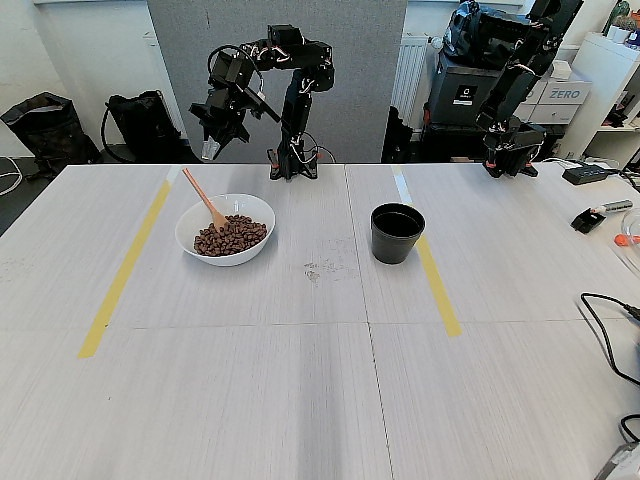
#> input picture results/photos/spoon_side_grasp_attempt1_131432.jpg, 640 x 480 px
$ python -i spoon_side_grasp.py   (imports and definitions only)
#> lines starting #> are read from the running program, lines starting #| are printed output that depends on the picture; after the words box and inside, x2 and y2 are one past the last pixel; in counts of white or black regions, pixels touching at a corner belong together
#> further down, picture is the input picture: shape (480, 640, 3); mean B, G, R 140.1, 142, 140.3
"""Sideways spoon grasp, closed loop on the ORANGE handle colour (front camera to find it, wrist camera to align).
  1. front camera: orange handle -> grasp point (60 % up the handle) -> xy (table calibration) ; pre-grasp 6 cm closer to the robot base
  2. gripper at tilt 60 deg, roll 90 deg (jaws close ACROSS the handle - look test 13:11), jaws open
  3. wrist camera: handle line must pass through the jaw-gap centre -> lateral steps (image Jacobian from probe moves); then 1 cm steps forward until
     the handle fills the jaw gap
  4. close, wait for the jaws to stop, require the jaws to stay open > 0.08 (handle in between); lift 4 cm; front camera must see the orange handle rise
Prints DONE / STOP (film_task).   --check: segmentation + plan only."""
import argparse, json, math, sys, time, urllib.request
from pathlib import Path
import numpy as np, cv2
ROOT = Path(__file__).resolve().parents[1]
# [1 line not run here, left out]
T0 = time.time(); log = lambda *m: print(f"[{time.time() - T0:5.1f}s]", *m, flush=True)
A = lambda p, b=None, t=60: json.loads(urllib.request.urlopen(urllib.request.Request("http://127.0.0.1:8891" + p, data=None if b is None else json.dumps(b).encode(), method="GET" if b is None else "POST"), timeout=t).read())
img = lambda c: cv2.imdecode(np.frombuffer(urllib.request.urlopen(f"http://127.0.0.1:8893/frame.jpg?c={c}", timeout=5).read(), np.uint8), 1)
# [1 line that did not run here, left out]
_hp = lambda pl, u, v: cv2.perspectiveTransform(np.float32([[[u, v]]]), np.array(cal[pl]["H_pixel_to_robot_xy_m"], np.float64))[0, 0]
xy_at = lambda z, u, v: _hp("A", u, v) + (_hp("B", u, v) - _hp("A", u, v)) * (z - 0.10) / (0.06 - 0.10)
TILT, ROLL, GAP = 60, 1.5708, np.array([320.0, 410.0])          # jaw-gap centre in the wrist image (look test)
def orange_mask(im, top_cut=0):
#> called with top_cut = 0
    hsv = cv2.cvtColor(im, cv2.COLOR_BGR2HSV); m = cv2.inRange(hsv, np.array((0, 40, 120)), np.array((14, 230, 255))); m[:top_cut] = 0
#> after `hsv = cv2.cvtColor(im, cv2.COLOR_BGR2HSV)`: hsv: shape (480, 640, 3); mean H, S, V 67.1, 33.1, 144.6
#> after `m = cv2.inRange(hsv, np.array((0, 40, 120)), np.array((14, 230, 255)))`:
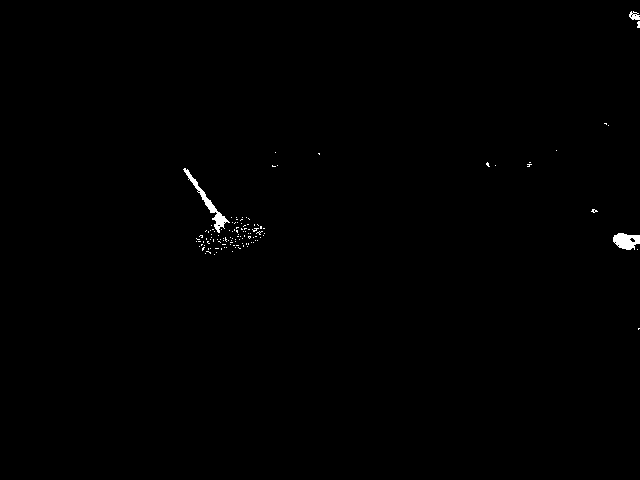
#> m: shape (480, 640); 0.36% white; 123 white regions (120 under 20 px), largest, box (x1, y1, x2, y2) and area: (183, 168, 230, 233) 426, (613, 233, 640, 250) 326, (629, 11, 640, 20) 64
    m = cv2.morphologyEx(m, cv2.MORPH_OPEN, np.ones((3, 3), np.uint8)); n, lab, st, _ = cv2.connectedComponentsWithStats(m)
#> after `m = cv2.morphologyEx(m, cv2.MORPH_OPEN, np.ones((3, 3), np.uint8))`:
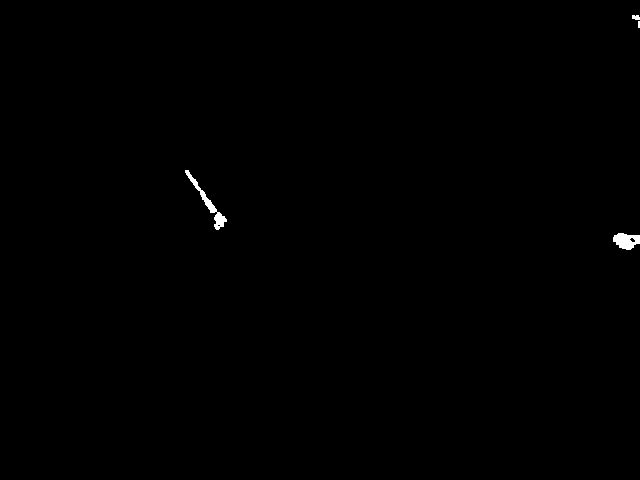
#> m: shape (480, 640); 0.25% white; 4 white regions (1 under 20 px), largest, box (x1, y1, x2, y2) and area: (185, 170, 227, 230) 390, (613, 233, 640, 250) 318, (632, 15, 640, 20) 34
#> after `n, lab, st, _ = cv2.connectedComponentsWithStats(m)`: lab: shape (480, 640) int32; 5 distinct labels, from 0 to 4
#> after `n, lab, st, _ = cv2.connectedComponentsWithStats(m)`: n = 5; st = [[0, 0, 640, 480, 306444], [632, 15, 8, 5, 34], [638, 21, 2, 7, 14], [185, 170, 42, 60, 390], [613, 233, 27, 17, 318]]
    if n < 2: return None
    i = 1 + int(np.argmax(st[1:, 4])); return (lab == i) if st[i, 4] > 120 else None
#> after `i = 1 + int(np.argmax(st[1:, 4]))`: i = 3
#> after `return lab == i if st[i, 4] > 120 else None`:
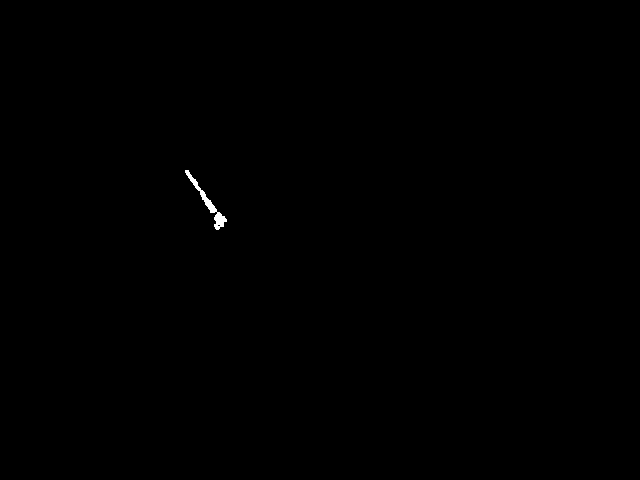
#> returned value: shape (480, 640) bool; 0.13% white; 1 white region, box (x1, y1, x2, y2) and area: (185, 170, 227, 230) 390
def handle_front():
    m = orange_mask(img("table"), top_cut=150)
    if m is None: return None
    ys, xs = np.nonzero(m); top = np.array([xs[np.argmin(ys)], ys.min()], float); bot = np.array([xs[np.argmax(ys)], ys.max()], float); return top, bot
def wrist_handle():
    """-> (x of the handle line at the jaw-gap row, pixels of handle inside the jaw-gap box, area) or None"""
    m = orange_mask(img("wrist"))
    if m is None: return None
    ys, xs = np.nonzero(m); area = len(xs)
    if np.ptp(ys) > 10: k, c = np.polyfit(ys, xs, 1); x_gap = k * GAP[1] + c          # x as a function of y (handle runs top -> bottom)
    else: x_gap = xs.mean()
    inbox = int(((np.abs(xs - GAP[0]) < 60) & (ys > GAP[1] - 50) & (ys < GAP[1] + 40)).sum()); return float(x_gap), inbox, area
def state(): return A("/state")
def tip(): return np.array(state()["tip"], float)
def move(p, roll=ROLL, tilt=TILT, speed=250): return A("/move_tip", {"x": float(p[0]), "y": float(p[1]), "z": float(p[2]), "roll": roll, "tilt": tilt, "speed": speed, "timeout": 15})

# [1 line that did not run here, left out]
# [1 line not run here, left out]
# [1 line that did not run here, left out]
# [1 line that did not run here, left out]
# [1 line not run here, left out]
# [1 line that did not run here, left out]
# [42 lines not run here, left out]

>>> import cv2
>>> picture = cv2.imread('../results/photos/spoon_side_grasp_attempt1_131432.jpg')
>>> result = orange_mask(picture)
